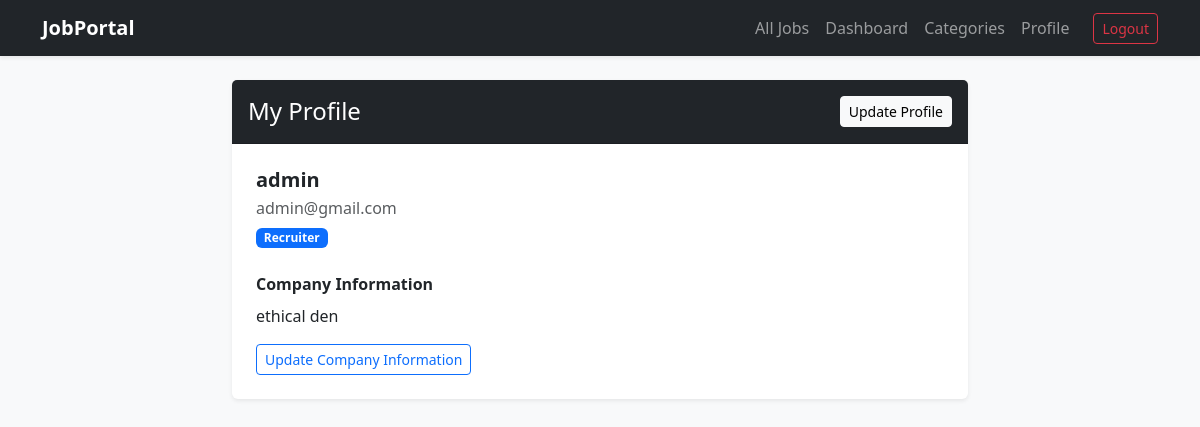
The page /profile/ (signed in) on the database its author committed.
### portal/models.py (models this page shows)
class CustomUser(AbstractUser):
    USER_TYPE_CHOICES = (
        ('recruiter', 'Recruiter'),
        ('jobseeker', 'Job Seeker'),
    )
    display_name = models.CharField(max_length=100)
    role = models.CharField(max_length=15, choices=USER_TYPE_CHOICES, blank=True)

class RecruiterProfile(models.Model):
    user = models.OneToOneField(CustomUser, on_delete=models.CASCADE, related_name='recruiter_profile')
    company_information = models.TextField()

### portal/views.py (the view)
# urls.py: path('profile/', views.profile, name='profile'),
@login_required
def profile(request):
    user = request.user
    profile_obj = None
    profile_skills = []
    if user.role == 'recruiter':
        profile_obj = getattr(user, 'recruiter_profile', None)
    elif user.role == 'jobseeker':
        profile_obj = getattr(user, 'jobseeker_profile', None)
        if profile_obj:
            profile_skills = [skill.strip() for skill in profile_obj.skills_set.split(',') if skill.strip()]
    return render(request, 'portal/profile.html', {'profile_obj': profile_obj, 'profile_skills': profile_skills})

### portal/templates/portal/profile.html
{% extends 'base.html' %}
{% block content %}
<div class="row justify-content-center mt-4">
    <div class="col-md-8">
        <div class="card shadow-sm border-0">
            <div class="card-header bg-dark text-white py-3 d-flex justify-content-between align-items-center">
                <h4 class="mb-0">My Profile</h4>
                {% if profile_obj %}
                    <a href="{% url 'update-profile' %}" class="btn btn-light btn-sm">Update Profile</a>
                {% endif %}
            </div>
            <div class="card-body p-4">
                <div class="mb-4">
                    <h5 class="fw-bold mb-1">{{ user.display_name }}</h5>
                    <p class="text-muted mb-0">{{ user.email|default:"No email added" }}</p>
                    <span class="badge bg-primary mt-2">{{ user.get_role_display|default:"No role selected" }}</span>
                </div>
                {% if profile_obj %}
                    {% if user.role == 'jobseeker' %}
                        <div class="mb-3">
                            <strong class="d-block mb-2">Skills</strong>
                            <div class="d-flex flex-wrap gap-2">
                                {% for skill in profile_skills %}
                                    <span class="badge bg-success">{{ skill }}</span>
                                {% empty %}
                                    <span class="text-muted">No skills added.</span>
                                {% endfor %}
                            </div>
                            <p class="text-muted small mt-2 mb-0">Use commas between skills when updating your profile.</p>
                        </div>
                        <div>
                            <strong class="d-block mb-2">Resume</strong>
                            {% if profile_obj.resume %}
                                <p class="text-muted small mb-2">{{ profile_obj.resume.name }}</p>
                                <a href="{{ profile_obj.resume.url }}" class="btn btn-outline-primary btn-sm" target="_blank">View Resume</a>
                                <a href="{% url 'update-profile' %}" class="btn btn-outline-success btn-sm">Upload New Resume</a>
                            {% else %}
                                <span class="text-muted d-block mb-2">No resume uploaded.</span>
                                <a href="{% url 'update-profile' %}" class="btn btn-outline-success btn-sm">Upload Resume</a>
                            {% endif %}
                        </div>
                    {% elif user.role == 'recruiter' %}
                        <div>
                            <strong class="d-block mb-2">Company Information</strong>
                            <p class="mb-3" style="white-space: pre-wrap;">{{ profile_obj.company_information }}</p>
                            <a href="{% url 'update-profile' %}" class="btn btn-outline-primary btn-sm">Update Company Information</a>
                        </div>
                    {% endif %}
                {% else %}
                    <div class="alert alert-warning mb-0">
                        Your profile is not complete yet.
                        <a href="{% url 'create-profile' %}" class="alert-link">Complete profile</a>
                    </div>
                {% endif %}
            </div>
        </div>
    </div>
</div>
{% endblock %}

### rows shown on the page
CustomUser: display_name "admin", email "admin@gmail.com", role "Recruiter"
RecruiterProfile: company_information "ethical den"
